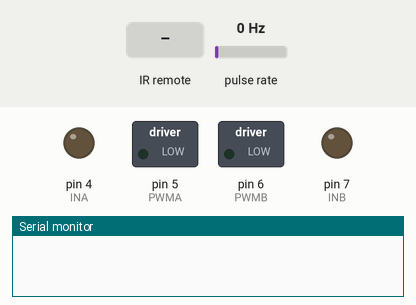
Recording of a sketch running on a simulated Arduino Uno, built with avr-gcc and run on an emulated ATmega328P. Parts: switched loads named in the sketch (green lamp = pin HIGH), output pins drawn as LEDs (lit = HIGH), the last lines printed to the serial monitor. Wiring (inferred from the names in the program): pulse sensor: data pin 2. The inputs (shaded band) are chosen by the test bench; at power-on: pulse rate 0 Hz.

Above: at 1.2 s.
1.3 s: infrared code 0xFFA25D received
At 1.8 s:
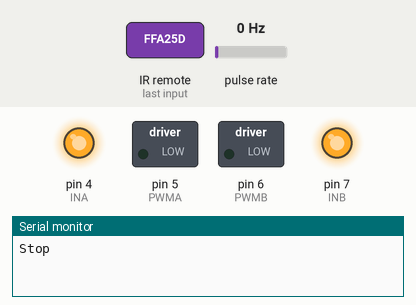
2.8 s: infrared code 0xFF906F received
At 4.1 s:
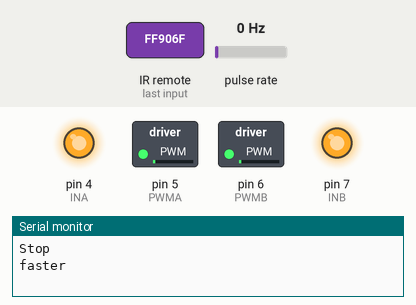
4.4 s: infrared code 0xFF22DD received
At 5.5 s:
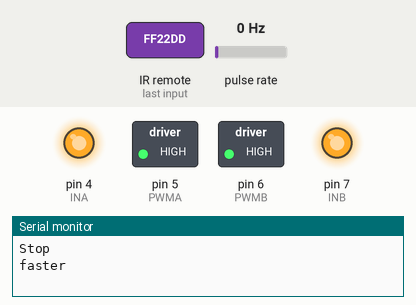
6.0 s: infrared code 0xFF02FD received
At 6.8 s:
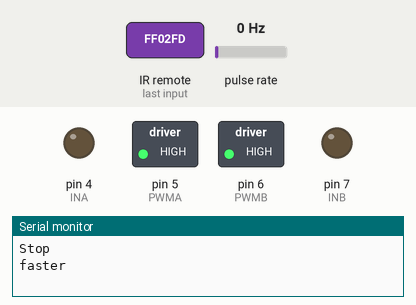
7.5 s: infrared code 0xFF906F received
At 8.0 s:
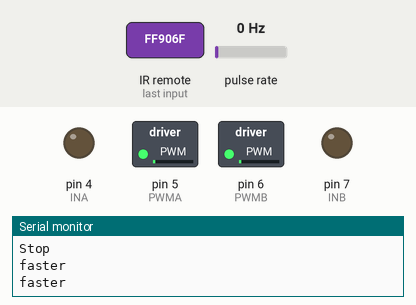
Timing chart, 0 to 10.1 s (numbered marks = the images above; inputs shaded):
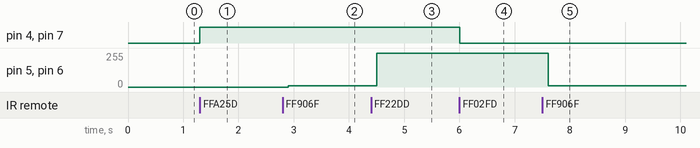

The sketch:

RemoteCar.ino
```cpp
#include <IRremote.h>
#include "remote.h"

/*OPEN JUMPER L298 Shield*/
// default values by shorting jumpers
// Motor control
 int INA = 4;  // direction motor A
 int PWMA = 5;
 int INB = 7;  // direction motor B
 int PWMB = 6;
 int dir = 0;
 int pwmvalueleft = 0;
 int pwmvalueright = 0;

// IR control
int RECV_PIN = 11;
IRrecv irrecv(RECV_PIN);
decode_results results;
// optical encoder stuff
int encoder_pin = 2; // pulse output from the module
unsigned int rpm; // rpm reading
volatile byte pulses; // number of pulses
unsigned long timeold;
// number of pulses per revolution
// based on your encoder disc
unsigned int pulsesperturn = 20;
enum eDirection{forward,reverse,left,right};

void counter()
{
   //Update count
   pulses++;
}

 void setup(){
  irrecv.enableIRIn(); // Start the receiver
  Serial.begin(115200);
   pinMode(INA,OUTPUT);
   pinMode(INB,OUTPUT);
   pinMode(encoder_pin, INPUT);
   //Interrupt 0 is digital pin 2
   //Triggers on Falling Edge (change from HIGH to LOW)
   attachInterrupt(0, counter, FALLING);
   // Initialize
   pulses = 0;
   rpm = 0;
   timeold = 0;
 }

void cardir(enum eDirection d)
{
  switch (d)
  {
    case forward:
      digitalWrite(INA,HIGH);
      digitalWrite(INB,HIGH);
      break;
    case reverse:
      digitalWrite(INA,LOW);
      digitalWrite(INB,LOW);
      break;
    case left:
      digitalWrite(INA,HIGH);
      digitalWrite(INB,LOW);
      break;
    case right:
      digitalWrite(INA,LOW);
      digitalWrite(INB,HIGH);
      break;
  }
}
void loop() {
   int command;
   // read message from IR (if any)
  if (irrecv.decode(&results))
  {
    command = irdecode(results.value);
 //   Serial.println(command);
    switch (command)
    {
      case onoff:
        pwmvalueleft = 0;
        pwmvalueright = 0;
        dir = 0;
        digitalWrite(INA,HIGH);
        digitalWrite(INB,HIGH);
//        analogWrite(PWMA,pwmvalueleft);
//        analogWrite(PWMB,pwmvalueright);
        Serial.println("Stop");
        break;
      case plus: // faster
      case minus: // slower
        if (command == plus)
        {
          Serial.println("faster");
          pwmvalueleft += 10;
          pwmvalueleft %= 255;
          pwmvalueright += 10;
          pwmvalueright %= 255;
        }
        else
        {
          pwmvalueleft -= 10;
          pwmvalueright -= 10;
          Serial.println("slower");
          if (pwmvalueleft < 0)
            pwmvalueleft = 0;
          pwmvalueleft %= 255;
          if (pwmvalueright < 0)
            pwmvalueright = 0;
          pwmvalueright %= 255;
        }
//        analogWrite(PWMA,pwmvalueleft);
//        analogWrite(PWMB,pwmvalueright);
        break;
      case cd:
        dir = 1-dir; // toggle between 0/1
        if (dir == 0)
        {
          Serial.println("forward");
          digitalWrite(INA,HIGH);
          digitalWrite(INB,HIGH);
        }
        else
        {
          Serial.println("back");
          digitalWrite(INA,LOW);
          digitalWrite(INB,LOW);
        }
        break;
        /*
         *              2 fwd
         *
         *       left 4 5 6 right
         *
         *              7 back
         *
         *           5 stop
         */
       case two:
         cardir(forward);
         Serial.println("forward");
         break;
       case four:
//         cardir(left);
         pwmvalueright = (pwmvalueright * 3)/4;
         Serial.println("left");
         break;
       case six:
//         cardir(right);
         pwmvalueleft = (pwmvalueleft * 3)/4;
         Serial.println("right");
        break;
       case eight:
         cardir(reverse);
        Serial.println("reverse");
         break;
       case ff: // fast forward
         cardir(forward);
         pwmvalueright = pwmvalueleft = 255;
        break;
       case rw: // fast reverse
         cardir(reverse);
         pwmvalueright = pwmvalueleft = 255;
        break;
    }
    irrecv.resume(); // Receive the next value
  }
  delay (100);
  analogWrite(PWMA,pwmvalueleft);
  analogWrite(PWMB,pwmvalueright);
}
```

remote.h
```cpp
// observed values from the Keyes IR dongle
#define ONOFF 0XffA25D
#define MODE 0Xff629D
#define MUTE 0XffE21D
#define FF 0Xff22DD
#define REWIND 0Xff02FD
#define NEXTTRACK 0XffC23D
#define EQ 0XffE01F
#define PLUS 0Xff906F
#define MINUS 0XffA857
#define ZERO 0Xff6897
#define CHANGEDIR 0Xff9867
#define USD 0XffB04F
#define ONE  0Xff30CF
#define TWO 0Xff18E7
#define THREE 0Xff7A85
#define FOUR 0Xff10EF
#define FIVE 0Xff38C7
#define SIX 0Xff5AA5
#define SEVEN 0Xff42BD
#define EIGHT 0Xff4AB5
#define NINE 0Xff52AD
// array and enum must be in the same order
unsigned long codes[] = {ZERO,ONE,TWO,THREE,FOUR,FIVE,SIX,SEVEN,EIGHT,NINE,
  ONOFF,MODE,MUTE,FF,REWIND,NEXTTRACK,EQ,PLUS,MINUS,CHANGEDIR,USD};
enum eIR {zero=0,one,two,three,four,five,six,seven,eight,nine,
  onoff,mode,mute,ff,rw,nt,eq,plus,minus,cd,usd,none};
// prototype
enum eIR irdecode(unsigned long code)
{
  for (int i=0;i<none;i++)
    if (codes[i] == code)
      return i;
  return none;
}
```

Measured:
- after the input at 1.3 s, pin 4 (INA), pin 7 (INB): LOW → HIGH at once
- after the input at 2.8 s, pin 5 (PWMA), pin 6 (PWMB): 0/255 → 10/255 after 0.10 s
- after the input at 4.4 s, pin 5 (PWMA), pin 6 (PWMB): 10/255 → 255/255 after 0.11 s
- after the input at 6.0 s, pin 4 (INA), pin 7 (INB): HIGH → LOW at once
- after the input at 7.5 s, pin 5 (PWMA), pin 6 (PWMB): 255/255 → 10/255 after 0.11 s
